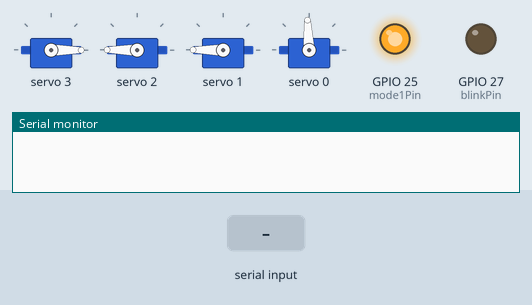
Recording of a sketch running on a simulated ESP32. Parts: 4 × servo, output pins drawn as LEDs (lit = HIGH), the last lines printed to the serial monitor. The test bench sets the inputs (shaded band). Nothing arrives over Bluetooth unless stated.

Above: at 4.3 s.
4.4 s: "B,45\n" received over the second serial link
At 6.7 s:
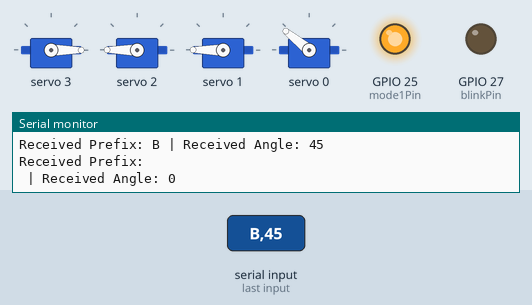
7.3 s: "S90\n" received over the second serial link
At 9.0 s:
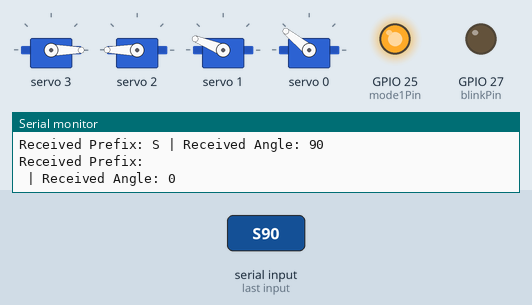
10.1 s: "E90\n" received over the second serial link
At 12.4 s:
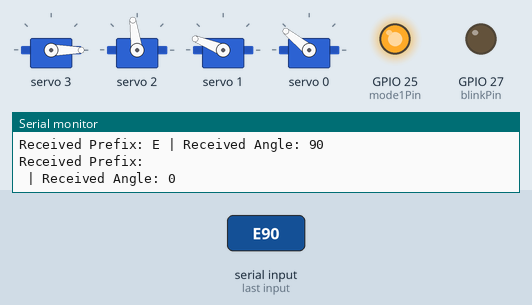
13.1 s: "W90\n" received over the second serial link
At 15.5 s:
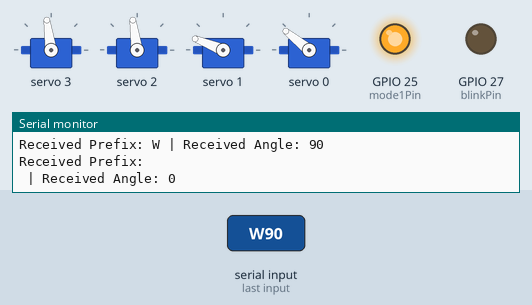
16.1 s: "B90\n" received over the second serial link
At 18.0 s:
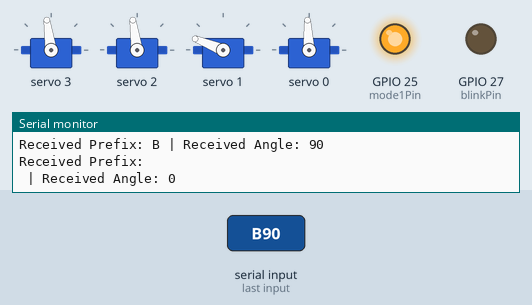
19.0 s: "S,45\n" received over the second serial link
At 20.6 s:
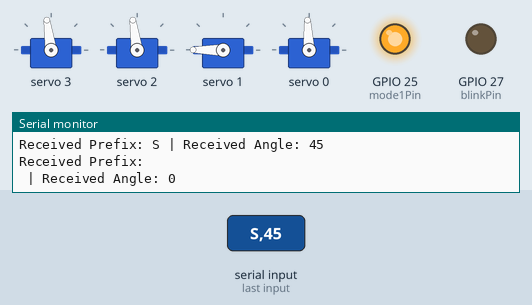
Timing chart, 0 to 22.1 s (numbered marks = the images above; inputs shaded):
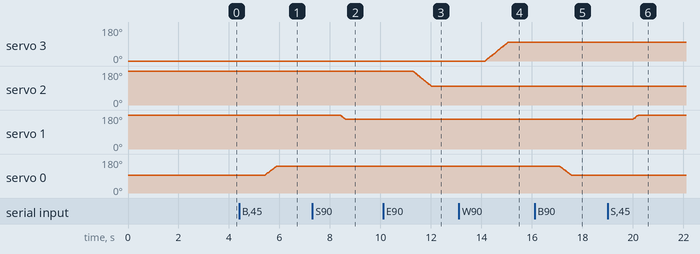

Measured:
- after the input at 4.4 s, servo 0: moves from 93° to 141° over 0.46 s, starting after 1.0 s
- after the input at 7.3 s, servo 1: moves from 180° to 158° over 0.21 s, starting after 1.1 s
- after the input at 10.1 s, servo 2: moves from 180° to 98° over 0.75 s, starting after 1.2 s
- after the input at 13.1 s, servo 3: moves from 0° to 98° over 0.90 s, starting after 1.0 s
- after the input at 16.1 s, servo 0: moves from 141° to 93° over 0.46 s, starting after 1.0 s
- after the input at 19.0 s, servo 1: moves from 158° to 180° over 0.21 s, starting after 1.0 s

The sketch:

main.ino
```cpp
#include "BluetoothSerial.h"
#include <Wire.h>
#include <Adafruit_PWMServoDriver.h>

BluetoothSerial SerialBT;

#if !defined(CONFIG_BT_ENABLED) || !defined(CONFIG_BLUEDROID_ENABLED)
#error Bluetooth is not enabled! Please run `make menuconfig` to enable it
#endif


Adafruit_PWMServoDriver pwm = Adafruit_PWMServoDriver();
#define SERVOMIN  500
#define SERVOMAX  2600
const int blinkPin = 27;
const int mode1Pin = 25;


int currentPosW = 180;
int currentPosE = 180;
int currentPosS = 60;
int currentPosB = 90;

int targetPosW = 180;
int targetPosE = 180;
int targetPosS = 60;
int targetPosB = 90;

const int stepDelay = 10;  //10ms delay/step
unsigned long lastUpdateTime = 0;


void moveServoE(int servoID, int angle){       //moves the elbow in 0 to 180 deg
  angle = constrain(angle, 0, 180);
  int pulse = map(angle, 0, 180, SERVOMIN, SERVOMAX);
  pwm.writeMicroseconds(servoID, pulse);

}

void moveServoB(int servoID, int angle){       //moves the base
  angle = constrain(angle, 0, 180);
  int pulse = map(angle, 0, 180, 2500, SERVOMIN);
  pwm.writeMicroseconds(servoID, pulse);

}

void moveServoW(int servoID, int angle){    //movrs the wrist 0 deg to 180 deg
  angle = constrain(angle, 0, 180);
  int pulse = map(angle, 0, 180, SERVOMAX, SERVOMIN);
  pwm.writeMicroseconds(servoID, pulse);
}

void moveServoS(int servoID, int angle){  //moves shoulder servo with limitations
  angle = constrain(angle, 60, 180);
  int pulse = map(angle, 60, 180, 2500, 1200);


  pwm.writeMicroseconds(servoID, pulse);

}

void signalBlink(){
  static unsigned long blinkTime = 0;
  static bool ledState = LOW;
  int blinkDelay = 500;
  if (millis()-blinkTime >= blinkDelay){
    blinkTime = millis();
    ledState != ledState;

    digitalWrite(blinkPin, ledState);

  }


}


void setup() {
  // put your setup code here, to run once:
  Serial.begin(115200);
  SerialBT.begin("ESP32_Robot_Arm");
  pinMode(blinkPin, OUTPUT);
  pinMode(mode1Pin, OUTPUT);


  pwm.begin();

  pwm.setPWMFreq(50); //set at 50hz


  moveServoW(3, 180);  // Wrist
  delay(1000);
  moveServoE(2, 180);  // Elbow
  delay(1000);
  moveServoS(1, 60);  // Shoulder
  delay(1000);
  moveServoB(0, 90);  // Base
  delay(100);
}


void loop() {
  digitalWrite(mode1Pin, HIGH);
  signalBlink();


  if (SerialBT.available()) {

    char prefix = SerialBT.read();
    int angle = SerialBT.parseInt();


    Serial.print("Received Prefix: ");
    Serial.print(prefix);
    Serial.print(" | Received Angle: ");
    Serial.println(angle);

    switch(prefix) {
      case 'B': // Base (Servo 0)
        targetPosB = angle;
        break;

      case 'S': // Shoulder (Servo 1)
        targetPosS = angle;
        break;

      case 'E': // Elbow (Servo 2)
        targetPosE = angle;
        break;

      case 'W': // Wrist/Gripper (Servo 3)
        targetPosW = angle;
        break;

      default:
        // Clear buffer if junk data arrives
        while(SerialBT.available() && SerialBT.read() != '\n');
        break;
    }
  }


  if (millis()-lastUpdateTime >= stepDelay){
    lastUpdateTime = millis();

    if (currentPosB != targetPosB){
      currentPosB += (targetPosB > currentPosB) ? 1 : -1;
      moveServoB(0,currentPosB);
    }

    if (currentPosS != targetPosS){
      currentPosS += (targetPosS > currentPosS) ? 1 : -1;
      moveServoS(1,currentPosS);
    }

    if (currentPosE != targetPosE){
      currentPosE += (targetPosE > currentPosE) ? 1 : -1;
      moveServoE(2,currentPosE);
    }

    if (currentPosW != targetPosW){
      currentPosW += (targetPosW > currentPosW) ? 1 : -1;
      moveServoW(3,currentPosW);
    }


  }
}
```
